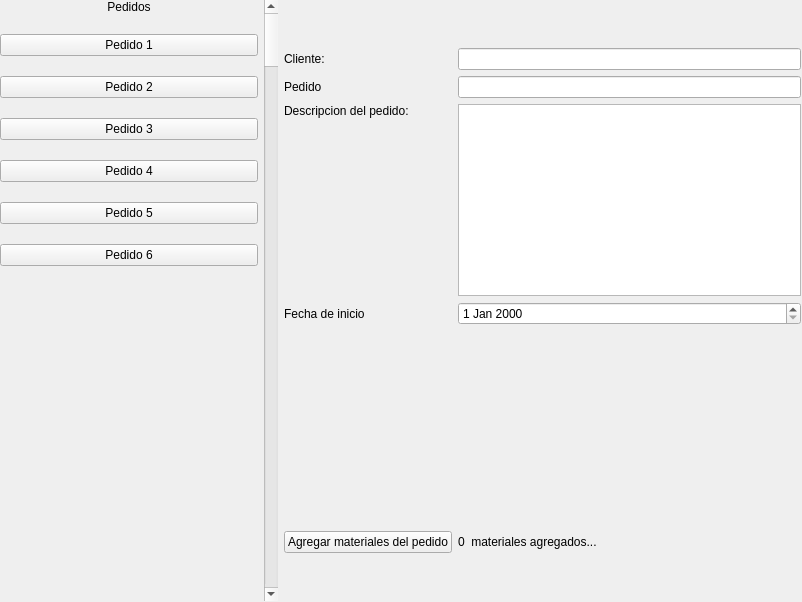
<?xml version="1.0" encoding="UTF-8"?>
<ui version="4.0">
 <class>MainWindow</class>
 <widget class="QMainWindow" name="MainWindow">
  <property name="geometry">
   <rect>
    <x>0</x>
    <y>0</y>
    <width>802</width>
    <height>602</height>
   </rect>
  </property>
  <property name="windowTitle">
   <string>Vista previa de pedidos</string>
  </property>
  <widget class="QWidget" name="centralwidget">
   <widget class="QWidget" name="horizontalLayoutWidget">
    <property name="geometry">
     <rect>
      <x>0</x>
      <y>0</y>
      <width>801</width>
      <height>601</height>
     </rect>
    </property>
    <layout class="QHBoxLayout" name="horizontalLayout" stretch="1,0,2">
     <item>
      <layout class="QVBoxLayout" name="verticalLayout" stretch="0,0,0,0,0,0,0,0">
       <property name="spacing">
        <number>20</number>
       </property>
       <property name="bottomMargin">
        <number>30</number>
       </property>
       <item>
        <widget class="QLabel" name="label">
         <property name="frameShadow">
          <enum>QFrame::Plain</enum>
         </property>
         <property name="text">
          <string>Pedidos</string>
         </property>
         <property name="alignment">
          <set>Qt::AlignCenter</set>
         </property>
        </widget>
       </item>
       <item>
        <widget class="QPushButton" name="pushButton">
         <property name="text">
          <string>Pedido 1</string>
         </property>
        </widget>
       </item>
       <item>
        <widget class="QPushButton" name="pushButton_6">
         <property name="text">
          <string>Pedido 2</string>
         </property>
        </widget>
       </item>
       <item>
        <widget class="QPushButton" name="pushButton_5">
         <property name="text">
          <string>Pedido 3</string>
         </property>
        </widget>
       </item>
       <item>
        <widget class="QPushButton" name="pushButton_2">
         <property name="text">
          <string>Pedido 4</string>
         </property>
        </widget>
       </item>
       <item>
        <widget class="QPushButton" name="pushButton_4">
         <property name="text">
          <string>Pedido 5</string>
         </property>
        </widget>
       </item>
       <item>
        <widget class="QPushButton" name="pushButton_3">
         <property name="text">
          <string>Pedido 6</string>
         </property>
        </widget>
       </item>
       <item>
        <spacer name="verticalSpacer">
         <property name="orientation">
          <enum>Qt::Vertical</enum>
         </property>
         <property name="sizeHint" stdset="0">
          <size>
           <width>11</width>
           <height>30</height>
          </size>
         </property>
        </spacer>
       </item>
      </layout>
     </item>
     <item>
      <widget class="QScrollBar" name="verticalScrollBar">
       <property name="orientation">
        <enum>Qt::Vertical</enum>
       </property>
      </widget>
     </item>
     <item>
      <layout class="QGridLayout" name="gridLayout">
       <item row="0" column="1">
        <spacer name="verticalSpacer_4">
         <property name="orientation">
          <enum>Qt::Vertical</enum>
         </property>
         <property name="sizeHint" stdset="0">
          <size>
           <width>20</width>
           <height>40</height>
          </size>
         </property>
        </spacer>
       </item>
       <item row="3" column="0">
        <widget class="QLabel" name="label_4">
         <property name="text">
          <string>Descripcion del pedido:</string>
         </property>
         <property name="textFormat">
          <enum>Qt::AutoText</enum>
         </property>
         <property name="scaledContents">
          <bool>false</bool>
         </property>
         <property name="alignment">
          <set>Qt::AlignLeading|Qt::AlignLeft|Qt::AlignTop</set>
         </property>
         <property name="wordWrap">
          <bool>false</bool>
         </property>
        </widget>
       </item>
       <item row="1" column="0">
        <widget class="QLabel" name="label_2">
         <property name="text">
          <string>Cliente: </string>
         </property>
        </widget>
       </item>
       <item row="6" column="1">
        <widget class="QLabel" name="label_6">
         <property name="text">
          <string>0  materiales agregados...</string>
         </property>
        </widget>
       </item>
       <item row="7" column="1">
        <spacer name="verticalSpacer_3">
         <property name="orientation">
          <enum>Qt::Vertical</enum>
         </property>
         <property name="sizeHint" stdset="0">
          <size>
           <width>20</width>
           <height>40</height>
          </size>
         </property>
        </spacer>
       </item>
       <item row="6" column="0">
        <widget class="QPushButton" name="pushButton_7">
         <property name="text">
          <string>Agregar materiales del pedido</string>
         </property>
        </widget>
       </item>
       <item row="4" column="1">
        <widget class="QDateEdit" name="dateEdit"/>
       </item>
       <item row="4" column="0">
        <widget class="QLabel" name="label_5">
         <property name="text">
          <string>Fecha de inicio</string>
         </property>
        </widget>
       </item>
       <item row="2" column="1">
        <widget class="QLineEdit" name="lineEdit_2"/>
       </item>
       <item row="3" column="1">
        <widget class="QTextEdit" name="textEdit"/>
       </item>
       <item row="1" column="1">
        <widget class="QLineEdit" name="lineEdit"/>
       </item>
       <item row="2" column="0">
        <widget class="QLabel" name="label_3">
         <property name="text">
          <string>Pedido</string>
         </property>
        </widget>
       </item>
       <item row="5" column="1">
        <spacer name="verticalSpacer_2">
         <property name="orientation">
          <enum>Qt::Vertical</enum>
         </property>
         <property name="sizeType">
          <enum>QSizePolicy::Expanding</enum>
         </property>
         <property name="sizeHint" stdset="0">
          <size>
           <width>20</width>
           <height>200</height>
          </size>
         </property>
        </spacer>
       </item>
      </layout>
     </item>
    </layout>
   </widget>
  </widget>
 </widget>
 <resources/>
 <connections/>
</ui>
